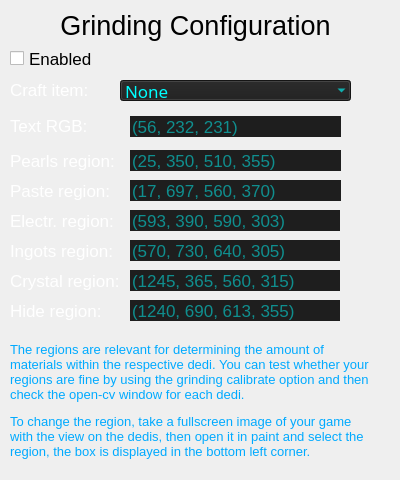
    <widget class="QWidget" name="tab_4">
     <attribute name="title">
      <string>GRIND</string>
     </attribute>
     <widget class="QLabel" name="label_29">
      <property name="geometry">
       <rect>
        <x>0</x>
        <y>10</y>
        <width>391</width>
        <height>31</height>
       </rect>
      </property>
      <property name="font">
       <font>
        <pointsize>20</pointsize>
       </font>
      </property>
      <property name="text">
       <string>Grinding Configuration</string>
      </property>
      <property name="alignment">
       <set>Qt::AlignCenter</set>
      </property>
     </widget>
     <widget class="QComboBox" name="item_to_craft">
      <property name="geometry">
       <rect>
        <x>120</x>
        <y>80</y>
        <width>231</width>
        <height>21</height>
       </rect>
      </property>
      <property name="font">
       <font>
        <family>Segoe UI Variable Display Light</family>
        <pointsize>13</pointsize>
       </font>
      </property>
      <property name="focusPolicy">
       <enum>Qt::NoFocus</enum>
      </property>
      <property name="contextMenuPolicy">
       <enum>Qt::DefaultContextMenu</enum>
      </property>
      <property name="toolTip">
       <string>Create, rename and delete presets!</string>
      </property>
      <property name="layoutDirection">
       <enum>Qt::LeftToRight</enum>
      </property>
      <property name="autoFillBackground">
       <bool>false</bool>
      </property>
      <property name="styleSheet">
       <string notr="true">QComboBox{
color: rgb(0, 255, 255);
background-color: rgb(30, 30, 30)

}</string>
      </property>
      <property name="inputMethodHints">
       <set>Qt::ImhNone</set>
      </property>
      <property name="editable">
       <bool>false</bool>
      </property>
      <property name="maxVisibleItems">
       <number>12</number>
      </property>
      <property name="insertPolicy">
       <enum>QComboBox::InsertAtBottom</enum>
      </property>
      <property name="frame">
       <bool>false</bool>
      </property>
      <item>
       <property name="text">
        <string>None</string>
       </property>
      </item>
      <item>
       <property name="text">
        <string>Heavy Auto Turret</string>
       </property>
      </item>
      <item>
       <property name="text">
        <string>Tek Turret</string>
       </property>
      </item>
      <item>
       <property name="text">
        <string>Auto Turret</string>
       </property>
      </item>
      <item>
       <property name="text">
        <string>C4 Remote Detonator</string>
       </property>
      </item>
      <item>
       <property name="text">
        <string>Rocket Launcher</string>
       </property>
      </item>
      <item>
       <property name="text">
        <string>Metal Gate</string>
       </property>
      </item>
      <item>
       <property name="text">
        <string>Metal Triangle Foundation</string>
       </property>
      </item>
      <item>
       <property name="text">
        <string>Metal Foundation</string>
       </property>
      </item>
     </widget>
     <widget class="QLabel" name="label_30">
      <property name="geometry">
       <rect>
        <x>10</x>
        <y>74</y>
        <width>101</width>
        <height>31</height>
       </rect>
      </property>
      <property name="font">
       <font>
        <pointsize>13</pointsize>
       </font>
      </property>
      <property name="styleSheet">
       <string notr="true">color: white</string>
      </property>
      <property name="text">
       <string>Craft item:</string>
      </property>
     </widget>
     <widget class="QLineEdit" name="text_rgb">
      <property name="geometry">
       <rect>
        <x>130</x>
        <y>116</y>
        <width>211</width>
        <height>21</height>
       </rect>
      </property>
      <property name="font">
       <font>
        <pointsize>13</pointsize>
       </font>
      </property>
      <property name="styleSheet">
       <string notr="true">
color: rgb(0, 255, 255);
background-color: rgb(30, 30, 30);
border: None

</string>
      </property>
      <property name="placeholderText">
       <string>(56, 232, 231)</string>
      </property>
     </widget>
     <widget class="QLabel" name="label_31">
      <property name="geometry">
       <rect>
        <x>10</x>
        <y>110</y>
        <width>101</width>
        <height>31</height>
       </rect>
      </property>
      <property name="font">
       <font>
        <pointsize>13</pointsize>
       </font>
      </property>
      <property name="styleSheet">
       <string notr="true">color: rgb(255, 255, 255)</string>
      </property>
      <property name="text">
       <string>Text RGB:</string>
      </property>
     </widget>
     <widget class="QLabel" name="label_32">
      <property name="geometry">
       <rect>
        <x>10</x>
        <y>145</y>
        <width>111</width>
        <height>31</height>
       </rect>
      </property>
      <property name="font">
       <font>
        <pointsize>13</pointsize>
       </font>
      </property>
      <property name="styleSheet">
       <string notr="true">color: rgb(255, 255, 255)</string>
      </property>
      <property name="text">
       <string>Pearls region:</string>
      </property>
     </widget>
     <widget class="QLineEdit" name="pearls_region">
      <property name="geometry">
       <rect>
        <x>130</x>
        <y>150</y>
        <width>211</width>
        <height>21</height>
       </rect>
      </property>
      <property name="font">
       <font>
        <pointsize>13</pointsize>
       </font>
      </property>
      <property name="styleSheet">
       <string notr="true">
color: rgb(0, 255, 255);
background-color: rgb(30, 30, 30);
border: None

</string>
      </property>
      <property name="placeholderText">
       <string>(25, 350, 510, 355)</string>
      </property>
     </widget>
     <widget class="QLabel" name="label_33">
      <property name="geometry">
       <rect>
        <x>10</x>
        <y>175</y>
        <width>111</width>
        <height>31</height>
       </rect>
      </property>
      <property name="font">
       <font>
        <pointsize>13</pointsize>
       </font>
      </property>
      <property name="styleSheet">
       <string notr="true">color: rgb(255, 255, 255)</string>
      </property>
      <property name="text">
       <string>Paste region:</string>
      </property>
     </widget>
     <widget class="QLineEdit" name="paste_region">
      <property name="geometry">
       <rect>
        <x>130</x>
        <y>180</y>
        <width>211</width>
        <height>21</height>
       </rect>
      </property>
      <property name="font">
       <font>
        <pointsize>13</pointsize>
       </font>
      </property>
      <property name="styleSheet">
       <string notr="true">
color: rgb(0, 255, 255);
background-color: rgb(30, 30, 30);
border: None

</string>
      </property>
      <property name="text">
       <string/>
      </property>
      <property name="placeholderText">
       <string>(17, 697, 560, 370)</string>
      </property>
     </widget>
     <widget class="QLineEdit" name="electronics_region">
      <property name="geometry">
       <rect>
        <x>130</x>
        <y>210</y>
        <width>210</width>
        <height>21</height>
       </rect>
      </property>
      <property name="font">
       <font>
        <pointsize>13</pointsize>
       </font>
      </property>
      <property name="styleSheet">
       <string notr="true">
color: rgb(0, 255, 255);
background-color: rgb(30, 30, 30);
border: None

</string>
      </property>
      <property name="text">
       <string/>
      </property>
      <property name="placeholderText">
       <string>(593, 390, 590, 303)</string>
      </property>
     </widget>
     <widget class="QLabel" name="label_34">
      <property name="geometry">
       <rect>
        <x>10</x>
        <y>205</y>
        <width>111</width>
        <height>31</height>
       </rect>
      </property>
      <property name="font">
       <font>
        <pointsize>13</pointsize>
       </font>
      </property>
      <property name="styleSheet">
       <string notr="true">color: rgb(255, 255, 255)</string>
      </property>
      <property name="text">
       <string>Electr. region:</string>
      </property>
     </widget>
     <widget class="QLineEdit" name="ingots_region">
      <property name="geometry">
       <rect>
        <x>130</x>
        <y>240</y>
        <width>210</width>
        <height>21</height>
       </rect>
      </property>
      <property name="font">
       <font>
        <pointsize>13</pointsize>
       </font>
      </property>
      <property name="styleSheet">
       <string notr="true">
color: rgb(0, 255, 255);
background-color: rgb(30, 30, 30);
border: None

</string>
      </property>
      <property name="text">
       <string/>
      </property>
      <property name="placeholderText">
       <string>(570, 730, 640, 305)</string>
      </property>
     </widget>
     <widget class="QLabel" name="label_35">
      <property name="geometry">
       <rect>
        <x>10</x>
        <y>235</y>
        <width>111</width>
        <height>31</height>
       </rect>
      </property>
      <property name="font">
       <font>
        <pointsize>13</pointsize>
       </font>
      </property>
      <property name="styleSheet">
       <string notr="true">color: rgb(255, 255, 255)</string>
      </property>
      <property name="text">
       <string>Ingots region:</string>
      </property>
     </widget>
     <widget class="QLineEdit" name="crystal_region">
      <property name="geometry">
       <rect>
        <x>130</x>
        <y>270</y>
        <width>210</width>
        <height>21</height>
       </rect>
      </property>
      <property name="font">
       <font>
        <pointsize>13</pointsize>
       </font>
      </property>
      <property name="styleSheet">
       <string notr="true">
color: rgb(0, 255, 255);
background-color: rgb(30, 30, 30);
border: None

</string>
      </property>
      <property name="text">
       <string/>
      </property>
      <property name="placeholderText">
       <string>(1245, 365, 560, 315)</string>
      </property>
     </widget>
     <widget class="QLabel" name="label_36">
      <property name="geometry">
       <rect>
        <x>10</x>
        <y>265</y>
        <width>111</width>
        <height>31</height>
       </rect>
      </property>
      <property name="font">
       <font>
        <pointsize>13</pointsize>
       </font>
      </property>
      <property name="styleSheet">
       <string notr="true">color: rgb(255, 255, 255)</string>
      </property>
      <property name="text">
       <string>Crystal region:</string>
      </property>
     </widget>
     <widget class="QLineEdit" name="hide_region">
      <property name="geometry">
       <rect>
        <x>130</x>
        <y>300</y>
        <width>210</width>
        <height>21</height>
       </rect>
      </property>
      <property name="font">
       <font>
        <pointsize>13</pointsize>
       </font>
      </property>
      <property name="styleSheet">
       <string notr="true">
color: rgb(0, 255, 255);
background-color: rgb(30, 30, 30);
border: None

</string>
      </property>
      <property name="text">
       <string/>
      </property>
      <property name="placeholderText">
       <string>(1240, 690, 613, 355)</string>
      </property>
     </widget>
     <widget class="QLabel" name="label_37">
      <property name="geometry">
       <rect>
        <x>10</x>
        <y>295</y>
        <width>111</width>
        <height>31</height>
       </rect>
      </property>
      <property name="font">
       <font>
        <pointsize>13</pointsize>
       </font>
      </property>
      <property name="styleSheet">
       <string notr="true">color: rgb(255, 255, 255)</string>
      </property>
      <property name="text">
       <string>Hide region:</string>
      </property>
     </widget>
     <widget class="QLabel" name="label_89">
      <property name="geometry">
       <rect>
        <x>10</x>
        <y>330</y>
        <width>361</width>
        <height>141</height>
       </rect>
      </property>
      <property name="text">
       <string>&lt;html&gt;&lt;head/&gt;&lt;body&gt;&lt;p&gt;&lt;span style=&quot; font-size:10pt; color:#00aaff;&quot;&gt;The regions are relevant for determining the amount of materials within the respective dedi. You can test whether your regions are fine by using the grinding calibrate option and then check the open-cv window for each dedi.&lt;/span&gt;&lt;/p&gt;&lt;p&gt;&lt;span style=&quot; font-size:10pt; color:#00aaff;&quot;&gt;To change the region, take a fullscreen image of your game with the view on the dedis, then open it in paint and select the region, the box is displayed in the bottom left corner.&lt;/span&gt;&lt;/p&gt;&lt;/body&gt;&lt;/html&gt;</string>
      </property>
      <property name="wordWrap">
       <bool>true</bool>
      </property>
     </widget>
     <widget class="QCheckBox" name="grinding_enabled">
      <property name="geometry">
       <rect>
        <x>10</x>
        <y>50</y>
        <width>141</width>
        <height>17</height>
       </rect>
      </property>
      <property name="font">
       <font>
        <pointsize>13</pointsize>
       </font>
      </property>
      <property name="text">
       <string>Enabled</string>
      </property>
      <property name="checked">
       <bool>false</bool>
      </property>
     </widget>
    </widget>
